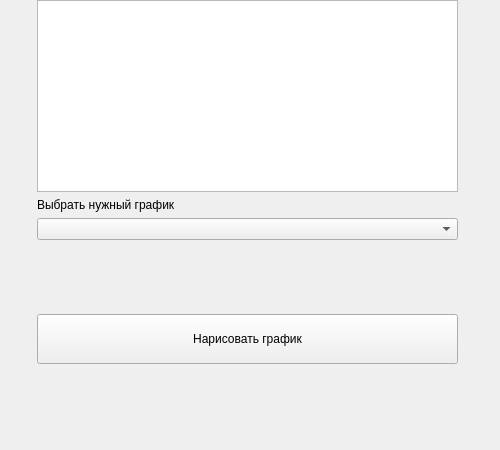
<?xml version="1.0" encoding="UTF-8"?>
<ui version="4.0">
 <class>InfoAstWindow</class>
 <widget class="QWidget" name="InfoAstWindow">
  <property name="geometry">
   <rect>
    <x>0</x>
    <y>0</y>
    <width>500</width>
    <height>450</height>
   </rect>
  </property>
  <property name="minimumSize">
   <size>
    <width>500</width>
    <height>450</height>
   </size>
  </property>
  <property name="maximumSize">
   <size>
    <width>500</width>
    <height>450</height>
   </size>
  </property>
  <property name="windowTitle">
   <string>Окно астрономии</string>
  </property>
  <widget class="QWidget" name="verticalLayoutWidget">
   <property name="geometry">
    <rect>
     <x>37</x>
     <y>0</y>
     <width>421</width>
     <height>431</height>
    </rect>
   </property>
   <layout class="QVBoxLayout" name="verticalLayout">
    <item>
     <widget class="QGraphicsView" name="graphicsView"/>
    </item>
    <item>
     <widget class="QLabel" name="label">
      <property name="text">
       <string>&lt;html&gt;&lt;head/&gt;&lt;body&gt;&lt;p&gt;Выбрать нужный график&lt;/p&gt;&lt;/body&gt;&lt;/html&gt;</string>
      </property>
     </widget>
    </item>
    <item>
     <widget class="QComboBox" name="combo_box_info_ast"/>
    </item>
    <item>
     <spacer name="verticalSpacer_3">
      <property name="orientation">
       <enum>Qt::Vertical</enum>
      </property>
      <property name="sizeHint" stdset="0">
       <size>
        <width>20</width>
        <height>40</height>
       </size>
      </property>
     </spacer>
    </item>
    <item>
     <widget class="QPushButton" name="pb_start_info_ast">
      <property name="minimumSize">
       <size>
        <width>0</width>
        <height>50</height>
       </size>
      </property>
      <property name="text">
       <string>Нарисовать график</string>
      </property>
     </widget>
    </item>
    <item>
     <spacer name="verticalSpacer">
      <property name="orientation">
       <enum>Qt::Vertical</enum>
      </property>
      <property name="sizeHint" stdset="0">
       <size>
        <width>20</width>
        <height>40</height>
       </size>
      </property>
     </spacer>
    </item>
   </layout>
  </widget>
 </widget>
 <resources/>
 <connections/>
</ui>
